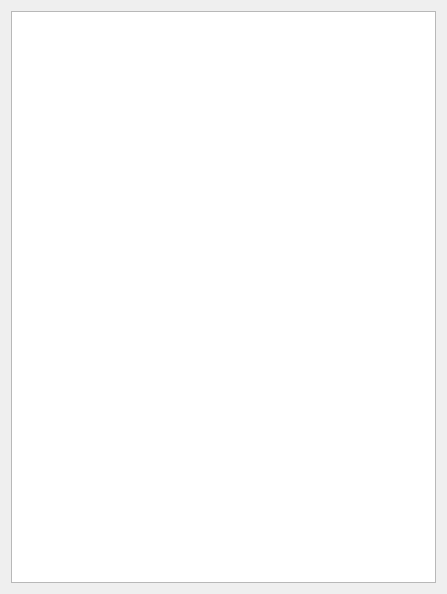
<?xml version="1.0" encoding="UTF-8"?>
<ui version="4.0">
 <class>GroupList</class>
 <widget class="QWidget" name="GroupList">
  <property name="geometry">
   <rect>
    <x>0</x>
    <y>0</y>
    <width>447</width>
    <height>594</height>
   </rect>
  </property>
  <property name="windowTitle">
   <string>Form</string>
  </property>
  <layout class="QVBoxLayout" name="verticalLayout">
   <item>
    <widget class="QListWidget" name="group_list"/>
   </item>
  </layout>
 </widget>
 <resources/>
 <connections/>
</ui>
